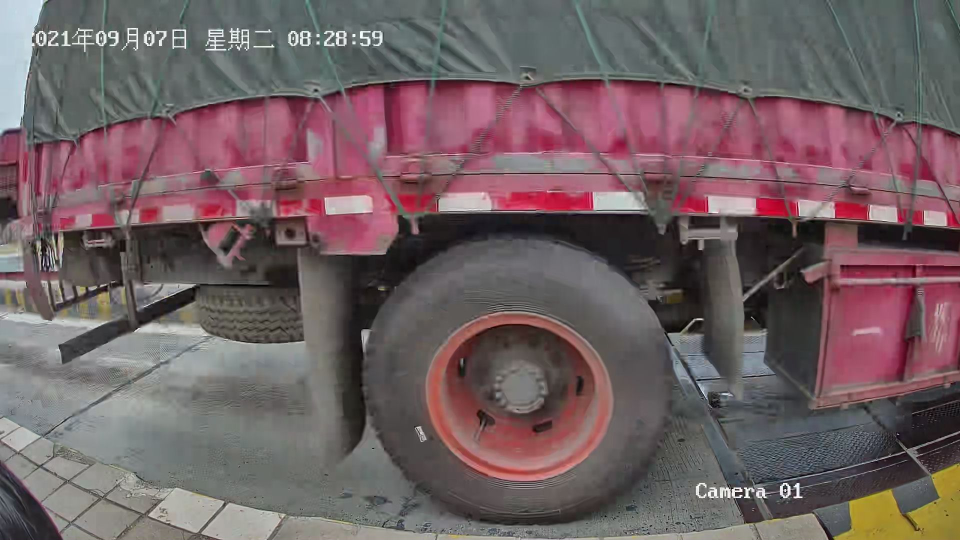
#> input picture img/0001.jpg, 1920 x 1080 px (shown at 1/2 size)
$ python -i main.py   (imports and definitions only)
#> lines starting #> are read from the running program, lines starting #| are printed output that depends on the picture; after the words box and inside, x2 and y2 are one past the last pixel; in counts of white or black regions, pixels touching at a corner belong together

import cv2
import numpy as np
import os
import shutil

from flask import Flask, render_template, request, redirect, url_for, send_from_directory


# [1 line not run here, left out]
# [1 line that did not run here, left out]

# [3 lines not run here, left out]


def getcircle(path):
#> called with path = 'img/0001.jpg'
    img = cv2.imdecode(np.fromfile(path, dtype=np.uint8), -1)
#> img is the input picture: shape (1080, 1920, 3); mean B, G, R 98.1, 95.3, 112.5

    gray = cv2.cvtColor(img, cv2.COLOR_BGR2GRAY)
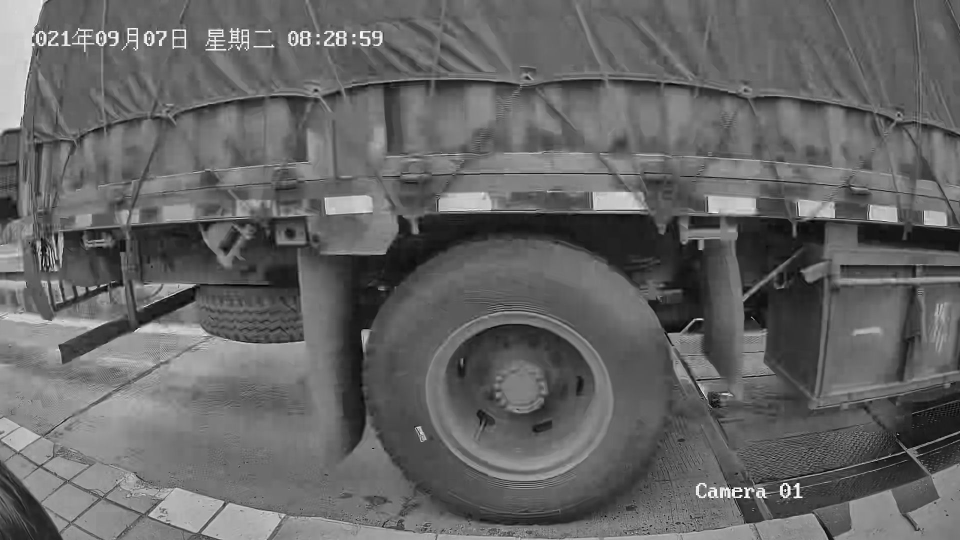
#> gray: shape (1080, 1920) (shown at 1/2 size); min 0, max 255, mean 100.8

    blur = cv2.GaussianBlur(gray, (11, 11), 0)

    edges = cv2.Canny(blur, 0, 150, apertureSize=3)
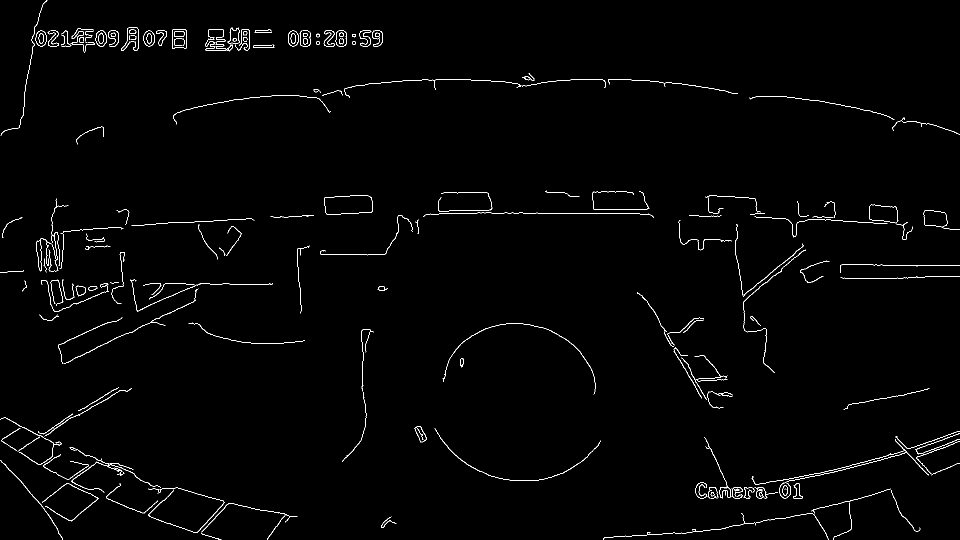
#> edges: shape (1080, 1920) (shown at 1/2 size); 1.2% white in thin lines or dots

    try:
        cnt, hierarchy = cv2.findContours(edges, cv2.RETR_EXTERNAL, cv2.CHAIN_APPROX_SIMPLE)
#> cnt = 178 contours, 98 with area under 20; largest, box (x1, y1, x2, y2) and area: (648, 390, 746, 430) 3244, (344, 58, 374, 98) 1046, (671, 61, 694, 93) 594, (1559, 965, 1582, 997) 554, (191, 61, 214, 93) 546
        for i in range(len(cnt)):
            if cnt[i].shape[0] > 5:

                ellipse = cv2.fitEllipse(cnt[i])  # [(椭圆中心点x, 椭圆中心点y), (椭圆短轴a, 椭圆长轴b), 中心旋转角度angle]
                a = ellipse[1][0]
                b = ellipse[1][1]
                if (125 < a < 375 and b < 430) and (b / a < 2.1):
                    cv2.ellipse(img, ellipse, (0, 0, 255), 12)
#> this loop made 178 passes
#> (ellipse, a, b) on passes 1, 2, 3, 4, 5, 6, 7, 8, 10, 11, 12, 13: (((1666.4, 1076.5), (0.618, 1.31), 0), 0.618, 1.31), (((420.3, 1070.5), (5.13, 49.11), 107.7), 5.13, 49.11), (((776.9, 1052.7), (25.39, 31.98), 12.91), 25.39, 31.98), (((550.7, 1055.1), (1.93, 52.7), 36.48), 1.93, 52.7), (((1477, 1064), (50.85, 447), 85.36), 50.85, 447), (((503.7, 1058), (90.1, 210.3), 97.89), 90.1, 210.3), (((1703.7, 1060.4), (17.68, 24.65), 31.04), 17.68, 24.65), (((1431.1, 995.5), (0, 1), 0), 0, 1), (((1543.8, 986.4), (0.908, 30.97), 81.19), 0.908, 30.97), (((1424.5, 987.9), (6.63, 8.1), 9.48), 6.63, 8.1), (((1421.9, 988.5), (12.53, 16.42), 174.6), 12.53, 16.42), (((375.1, 1021.9), (73.95, 150.5), 95.54), 73.95, 150.5)
#> ellipse on pass 100: ((1357.1, 485.9), (60.2, 115.7), 145.9)
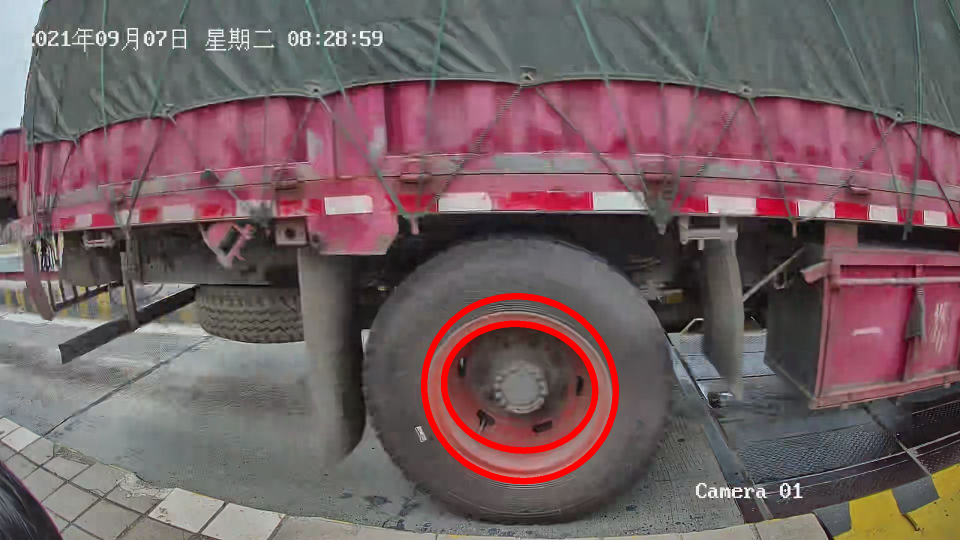
#> img: shape (1080, 1920, 3) (shown at 1/2 size); 1.29% of pixels changed, all inside (x1, y1, x2, y2) = (842, 586, 1238, 969)

        cv2.imencode('.jpg', img)[1].tofile(os.path.join("uploads", "标记.jpg"))

    except Exception as e:
        print(e)


# [4 lines that did not run here, left out]


# [11 lines that did not run here, left out]


# [3 lines that did not run here, left out]


# [2 lines not run here, left out]

>>> result = getcircle('img/0001.jpg')

$ run again, on img/0002.jpg
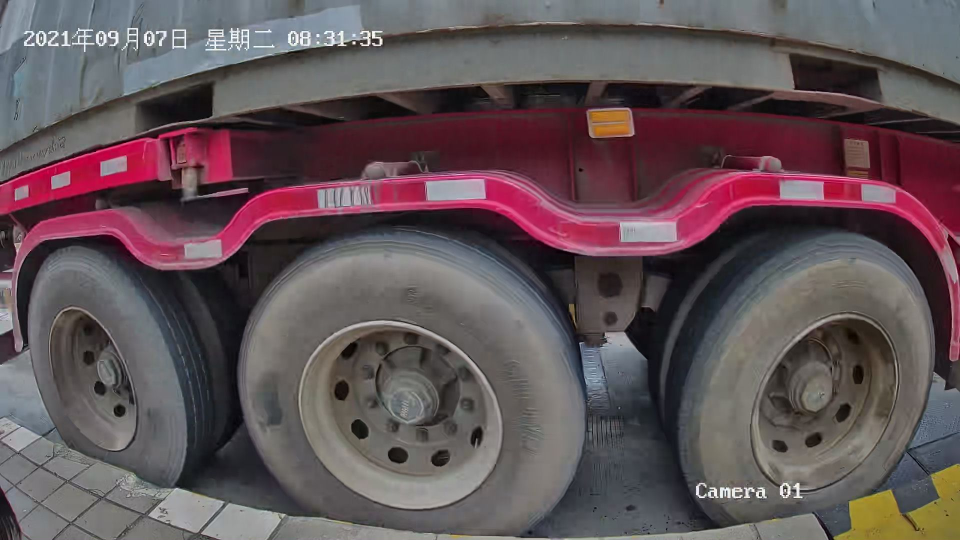
#> input picture img/0002.jpg, 1920 x 1080 px (shown at 1/2 size)
#> in getcircle, img is the input picture: shape (1080, 1920, 3); mean B, G, R 86.6, 82.5, 96.9
#> in getcircle, `edges = cv2.Canny(blur, 0, 150, apertureSize=3)`:
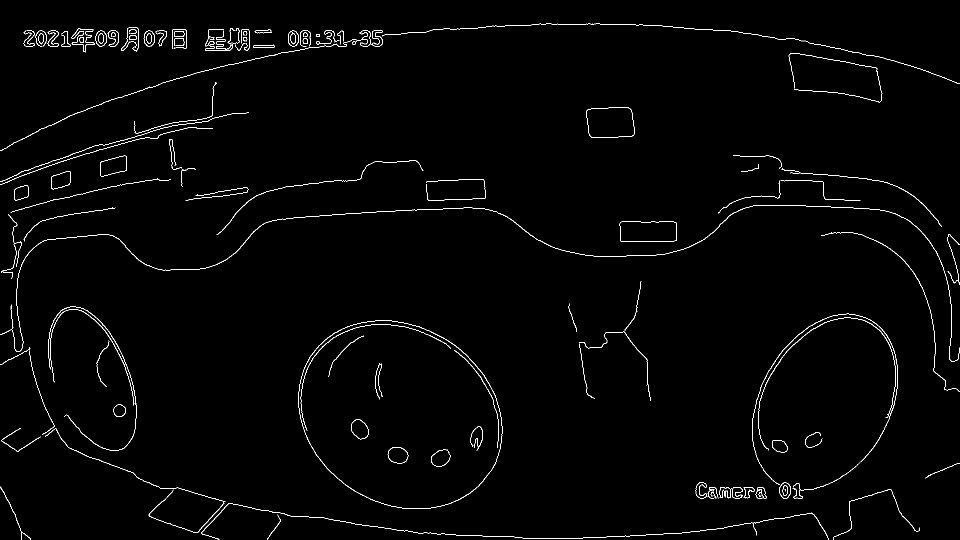
#> edges: shape (1080, 1920) (shown at 1/2 size); 1.3% white in thin lines or dots
#> cnt = 106 contours, 47 with area under 20; largest, box (x1, y1, x2, y2) and area: (596, 641, 1005, 1018) 118596, (1172, 214, 1269, 276) 5270, (1239, 442, 1354, 484) 4445, (200, 311, 254, 353) 1580, (242, 55, 277, 104) 847
#> the loop in getcircle, `for i in range(len(cnt)):` made 106 passes
#> (ellipse, a, b) on passes 1 to 7: (((570.1, 1035), (24.8, 25.2), 174), 24.8, 25.2), (((1053.1, 1032.9), (93.75, 1230.6), 89.58), 93.75, 1230.6), (((1492.7, 995.5), (0, 1), 0), 0, 1), (((1433.2, 995), (0.119, 0.936), 97.18), 0.119, 0.936), (((1426.1, 990.1), (6.58, 15.56), 146.9), 6.58, 15.56), (((1767.8, 1283.7), (221.8, 602.1), 176.7), 221.8, 602.1), (((1588, 984.2), (10.67, 16.04), 172.1), 10.67, 16.04)
#> after the loop in getcircle, `for i in range(len(cnt)):`:
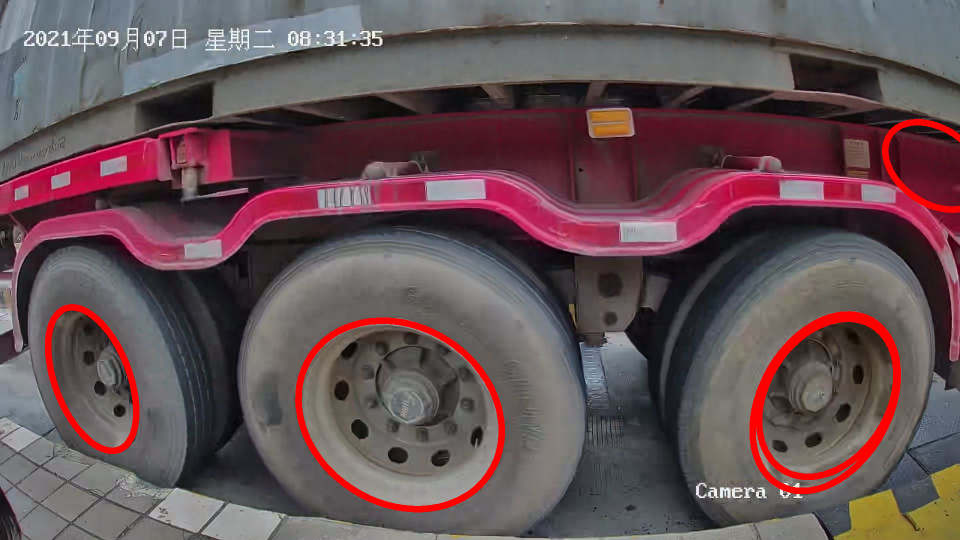
#> img: shape (1080, 1920, 3) (shown at 1/2 size); 2.49% of pixels changed, all inside (x1, y1, x2, y2) = (90, 238, 1920, 1025)

$ run again, on img/0003.jpg
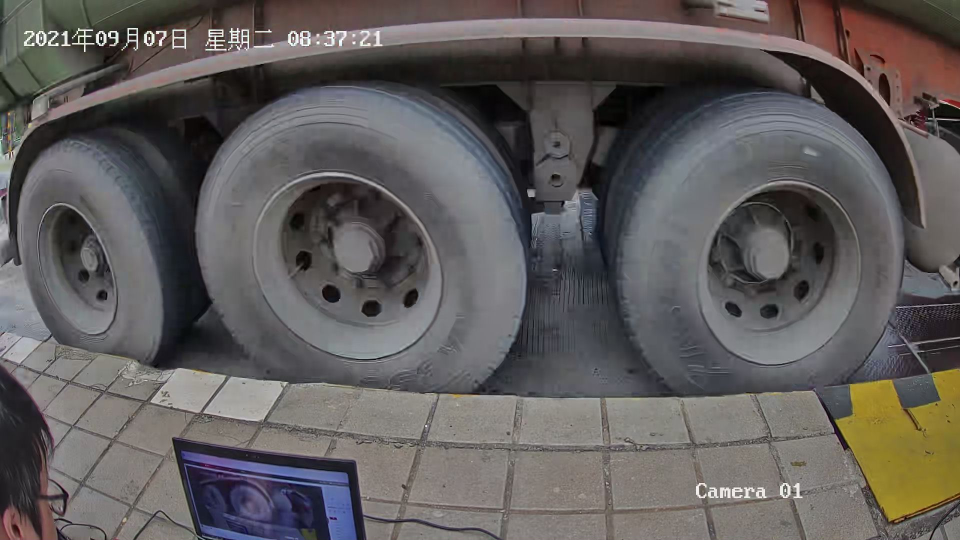
#> input picture img/0003.jpg, 1920 x 1080 px (shown at 1/2 size)
#> in getcircle, img is the input picture: shape (1080, 1920, 3); mean B, G, R 91.2, 92, 95.7
#> in getcircle, `edges = cv2.Canny(blur, 0, 150, apertureSize=3)`:
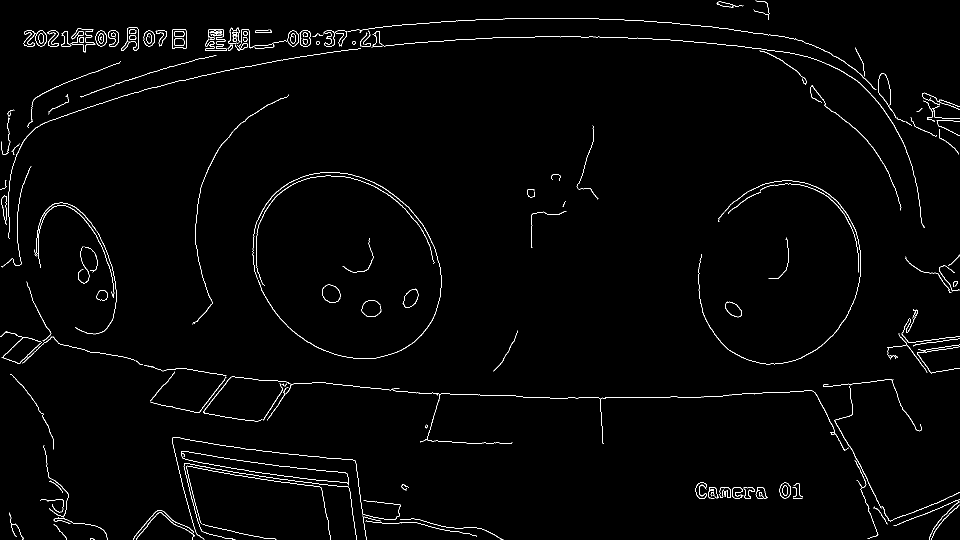
#> edges: shape (1080, 1920) (shown at 1/2 size); 1.4% white in thin lines or dots
#> cnt = 154 contours, 70 with area under 20; largest, box (x1, y1, x2, y2) and area: (362, 902, 698, 971) 6141, (344, 58, 373, 98) 1048, (644, 569, 681, 606) 1009, (242, 55, 277, 102) 833, (805, 577, 837, 616) 774
#> the loop in getcircle, `for i in range(len(cnt)):` made 154 passes
#> (ellipse, a, b) on passes 1 to 8: (((183.6, 1077.8), (3.52, 8.18), 92.8), 3.52, 8.18), (((480.3, 1063.2), (5.76, 154.8), 102.1), 5.76, 154.8), (((121.3, 1063.8), (2.64, 38.23), 139.9), 2.64, 38.23), (((831.7, 1034.6), (29.48, 221.3), 96.79), 29.48, 221.3), (((900.7, 1048.8), (16.66, 206.7), 104.1), 16.66, 206.7), (((166.3, 1056.6), (22.67, 109.8), 104.5), 22.67, 109.8), (((725.5, 1033.5), (55.02, 88.02), 29.54), 55.02, 88.02), (((35.43, 1068.8), (12.57, 79.68), 157), 12.57, 79.68)
#> after the loop in getcircle, `for i in range(len(cnt)):`:
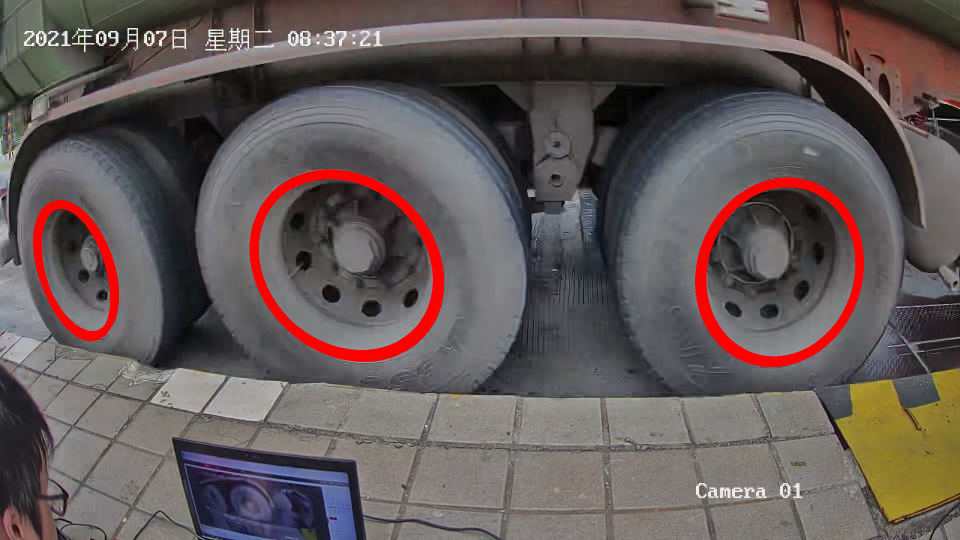
#> img: shape (1080, 1920, 3) (shown at 1/2 size); 2.73% of pixels changed, all inside (x1, y1, x2, y2) = (66, 339, 1728, 734)

$ run again, on img/0004.jpg
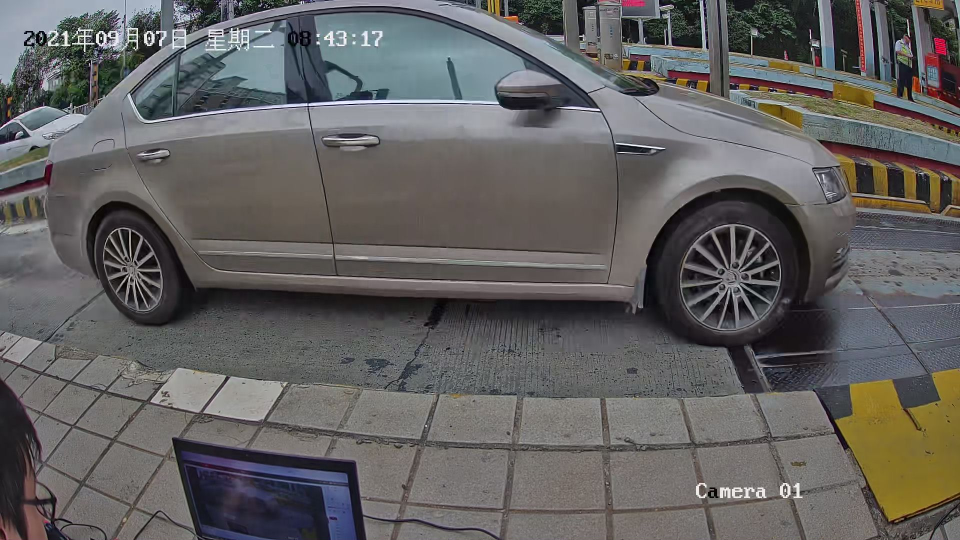
#> input picture img/0004.jpg, 1920 x 1080 px (shown at 1/2 size)
#> in getcircle, img is the input picture: shape (1080, 1920, 3); mean B, G, R 96.3, 97, 98.6
#> in getcircle, `edges = cv2.Canny(blur, 0, 150, apertureSize=3)`:
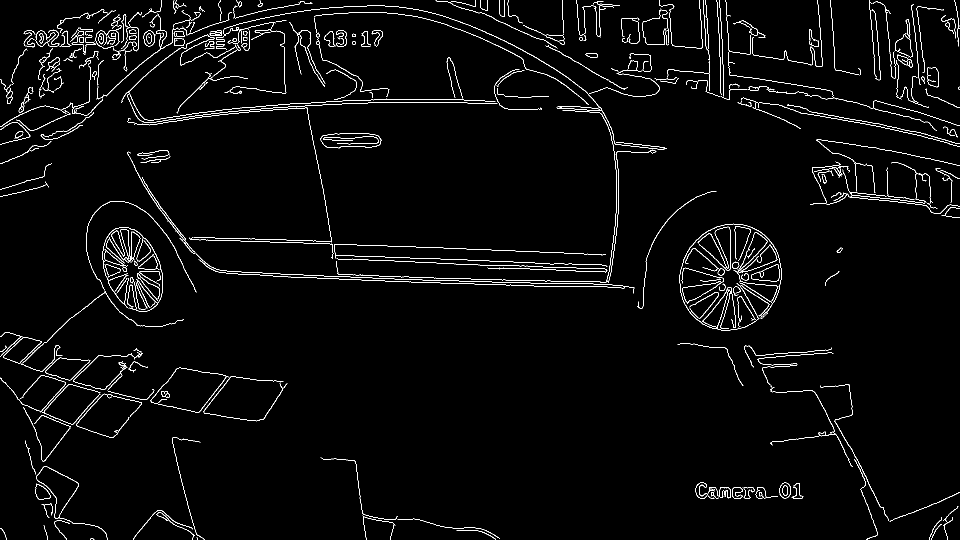
#> edges: shape (1080, 1920) (shown at 1/2 size); 2.5% white in thin lines or dots
#> cnt = 346 contours, 219 with area under 20; largest, box (x1, y1, x2, y2) and area: (301, 735, 457, 825) 8143, (641, 266, 764, 297) 2980, (90, 715, 181, 761) 2356, (1363, 535, 1448, 608) 1402, (1404, 574, 1472, 658) 1330
#> the loop in getcircle, `for i in range(len(cnt)):` made 346 passes
#> (ellipse, a, b) on passes 1 to 8: (((183.7, 1078.1), (3.75, 7.07), 89.83), 3.75, 7.07), (((394, 1075.5), (0.389, 2.97), 156), 0.389, 2.97), (((966.5, 1052.1), (23.66, 54.58), 106.8), 23.66, 54.58), (((5.36, 1069.5), (8.89, 27.63), 157.5), 8.89, 27.63), (((91.15, 1063.8), (1.88, 28.05), 164.3), 1.88, 28.05), (((1874, 1066.3), (11.21, 41.62), 29.48), 11.21, 41.62), (((495.8, 1310.6), (80.52, 939.4), 124.8), 80.52, 939.4), (((912.5, 1054.4), (13.99, 178.7), 100.6), 13.99, 178.7)
#> after the loop in getcircle, `for i in range(len(cnt)):`:
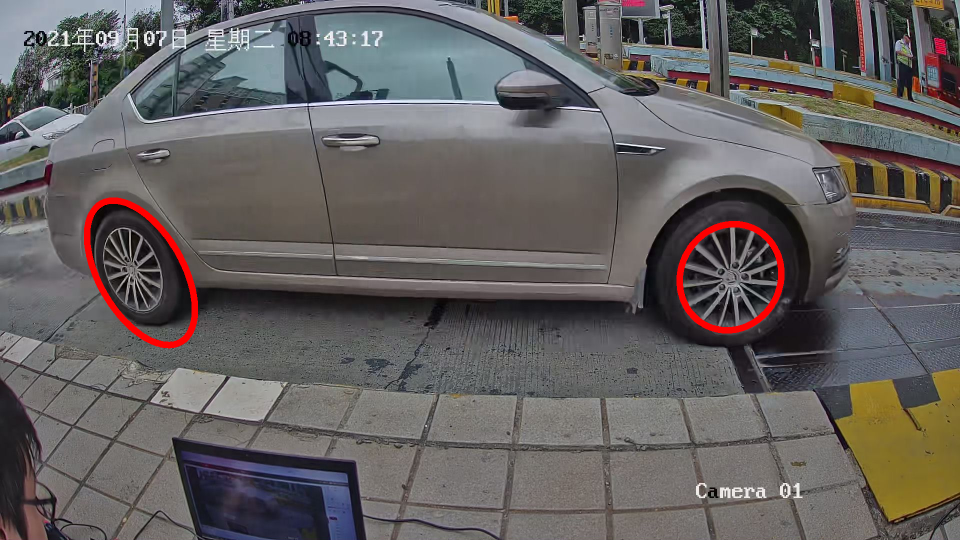
#> img: shape (1080, 1920, 3) (shown at 1/2 size); 0.9% of pixels changed, all inside (x1, y1, x2, y2) = (168, 395, 1569, 697)
